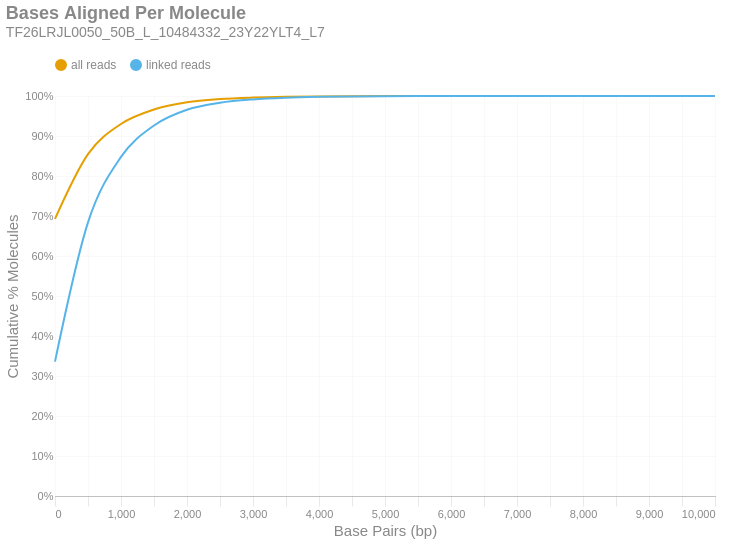

The cell this chart's notebook holds for it:
### Markdown cell above
### Bases Aligned Per Molecule
This is a cumulative frequency distribution showing the number of base pairs aligned per unique molecule. These data are shown in 500 bp bins. There are two distributions: one with `all reads` (yellow) and another with only `linked reads` (blue). The percent of molecules in the `linked reads` distribution is relative to the total number of linked molecules.

### Code cell
if SKIPLR:
    print_html(f"Skipped")
else:
    binned_df = consolidated_hist(valids['aligned_bp'], mask, 500, True)
    with SafeRender(binned_df):
        (
            density_plot(binned_df, 'Bases Aligned Per Molecule', samplename, 'basesper')
            .encode(
                x=alt.X('bin:Q', title="Base Pairs (bp)").axis(tickMinStep=500).scale(padding=0),
                y=alt.Y('value:Q', title='Cumulative % Molecules')
                    .axis(format='%')
                    .scale(domain = [0,1])
                    .stack(False),
                color=alt.Color("key:N").scale(domain = ["all reads", "linked reads"]),
                tooltip = [
                    alt.Tooltip("key:N", title = "Data Type"),
                    alt.Tooltip("range_label:N", title="Bases Aligned Per Molecule"),
                    alt.Tooltip("value:Q", format = ".2%", title="% Molecules (Cum.)")
                ]
            )
        ).display()

### Figure 1 — Vega-Lite specification as saved in the notebook (floating-point values rounded to 4 significant figures)
{"width": "container", "height": 400, "config": {"title": {"anchor": "start", "dy": -15, "fontSize": 18, "color": "#888888", "subtitleColor": "#888888", "subtitleFontSize": 14}, "arc": {"fill": "#0072B2"}, "axis": {"domainColor": "#888888", "domainWidth": 0.5, "gridWidth": 0.2, "grid": false, "titleFontWeight": 400, "titleFontSize": 15, "labelFontSize": 11, "labelColor": "#888888", "tickColor": "#888888", "tickWidth": 0.2, "titleColor": "#888888"}, "axisBand": {"grid": false}, "axisX": {"grid": true, "tickSize": 10, "domainCap": "round"}, "axisY": {"domain": false, "grid": true, "tickSize": 0, "domainCap": "round"}, "background": "transparent", "header": {"labelFontSize": 15, "labelColor": "#888888", "titleFontSize": 15, "titleFontWeight": 600, "titleColor": "#888888"}, "legend": {"labelFont": "sans-serif", "labelFontSize": 12, "labelColor": "#888888", "symbolSize": 100, "symbolType": "circle", "titleFontSize": 12, "titlePadding": 10, "titleColor": "#888888", "title": null, "orient": "top"}, "range": {"category": ["#E69F00", "#56B4E9", "#009E73", "#F0E442", "#0072B2", "#D55E00", "#CC79A7", "#000000"], "diverging": ["#cfe8f3", "#a2d4ec", "#73bfe2", "#46abdb", "#1696d2", "#12719e"]}, "area": {"fill": "#0072B2", "fillOpacity": 0.7, "line": true, "strokeOpacity": 0.7}, "line": {"color": "#0072B2", "stroke": "#0072B2", "strokeWidth": 2}, "trail": {"color": "#0072B2", "stroke": "#0072B2", "strokeWidth": 0, "size": 1}, "point": {"filled": true, "fillOpacity": 1.0, "size": 95}, "text": {"color": "#888888", "fontSize": 11, "align": "right", "fontWeight": 400, "size": 11}, "bar": {"fill": "#0072B2", "stroke": null}, "view": {"stroke": null, "continuousWidth": 660, "continuousHeight": 400}}, "data": {"name": "data-da2610fea406c17ca4a9f0c4bcd56a1a"}, "mark": {"type": "line", "interpolate": "monotone", "point": {"opacity": 0, "size": 275}}, "encoding": {"color": {"field": "key", "scale": {"domain": ["all reads", "linked reads"]}, "type": "nominal"}, "tooltip": [{"field": "key", "title": "Data Type", "type": "nominal"}, {"field": "range_label", "title": "Bases Aligned Per Molecule", "type": "nominal"}, {"field": "value", "format": ".2%", "title": "% Molecules (Cum.)", "type": "quantitative"}], "x": {"axis": {"tickMinStep": 500}, "field": "bin", "scale": {"padding": 0}, "title": "Base Pairs (bp)", "type": "quantitative"}, "y": {"axis": {"format": "%"}, "field": "value", "scale": {"domain": [0, 1]}, "stack": false, "title": "Cumulative % Molecules", "type": "quantitative"}}, "params": [{"name": "param_c36ac31b6afebe62", "select": {"type": "point", "fields": ["key"]}, "bind": "legend"}], "title": {"text": "Bases Aligned Per Molecule", "subtitle": "TF26LRJL0050_50B_L_10484332_23Y22YLT4_L7"}, "transform": [{"fold": ["all reads (cumsum)", "linked reads (cumsum)"]}, {"calculate": "replace(datum.key, ' (cumsum)', '')", "as": "key"}, {"filter": {"param": "param_c36ac31b6afebe62"}}], "usermeta": {"embedOptions": {"downloadFileName": "TF26LRJL0050_50B_L_10484332_23Y22YLT4_L7.basesper"}}, "$schema": "https://vega.github.io/schema/vega-lite/v6.4.1.json", "datasets": {"data-da2610fea406c17ca4a9f0c4bcd56a1a": [{"bin": "0.0", "interval": "0.0-500.0", "all reads": 0.6929, "linked reads": 0.336, "all reads (cumsum)": 0.6929, "linked reads (cumsum)": 0.336, "range_label": "0-499"}, {"bin": "500.0", "interval": "500.0-1000.0", "all reads": 0.1619, "linked reads": 0.348, "all reads (cumsum)": 0.8548, "linked reads (cumsum)": 0.684, "range_label": "500-999"}, {"bin": "1000.0", "interval": "1000.0-1500.0", "all reads": 0.07528, "linked reads": 0.1637, "all reads (cumsum)": 0.93, "linked reads (cumsum)": 0.8477, "range_label": "1000-1499"}, {"bin": "1500.0", "interval": "1500.0-2000.0", "all reads": 0.03614, "linked reads": 0.07868, "all reads (cumsum)": 0.9662, "linked reads (cumsum)": 0.9264, "range_label": "1500-1999"}, {"bin": "2000.0", "interval": "2000.0-2500.0", "all reads": 0.01798, "linked reads": 0.03915, "all reads (cumsum)": 0.9842, "linked reads (cumsum)": 0.9655, "range_label": "2000-2499"}, {"bin": "2500.0", "interval": "2500.0-3000.0", "all reads": 0.008032, "linked reads": 0.01749, "all reads (cumsum)": 0.9922, "linked reads (cumsum)": 0.983, "range_label": "2500-2999"}, {"bin": "3000.0", "interval": "3000.0-3500.0", "all reads": 0.003837, "linked reads": 0.008353, "all reads (cumsum)": 0.996, "linked reads (cumsum)": 0.9914, "range_label": "3000-3499"}, {"bin": "3500.0", "interval": "3500.0-4000.0", "all reads": 0.001969, "linked reads": 0.004286, "all reads (cumsum)": 0.998, "linked reads (cumsum)": 0.9957, "range_label": "3500-3999"}, {"bin": "4000.0", "interval": "4000.0-4500.0", "all reads": 0.001012, "linked reads": 0.002203, "all reads (cumsum)": 0.999, "linked reads (cumsum)": 0.9979, "range_label": "4000-4499"}, {"bin": "4500.0", "interval": "4500.0-5000.0", "all reads": 0.0005017, "linked reads": 0.001091, "all reads (cumsum)": 0.9995, "linked reads (cumsum)": 0.9989, "range_label": "4500-4999"}, {"bin": "5000.0", "interval": "5000.0-5500.0", "all reads": 0.0002346, "linked reads": 0.0005107, "all reads (cumsum)": 0.9998, "linked reads (cumsum)": 0.9995, "range_label": "5000-5499"}, {"bin": "5500.0", "interval": "5500.0-6000.0", "all reads": 0.0001221, "linked reads": 0.0002658, "all reads (cumsum)": 0.9999, "linked reads (cumsum)": 0.9997, "range_label": "5500-5999"}, {"bin": "6000.0", "interval": "6000.0-6500.0", "all reads": 6.131e-05, "linked reads": 0.0001335, "all reads (cumsum)": 0.9999, "linked reads (cumsum)": 0.9999, "range_label": "6000-6499"}, {"bin": "6500.0", "interval": "6500.0-7000.0", "all reads": 3.359e-05, "linked reads": 7.312e-05, "all reads (cumsum)": 1.0, "linked reads (cumsum)": 0.9999, "range_label": "6500-6999"}, {"bin": "7000.0", "interval": "7000.0-7500.0", "all reads": 1.759e-05, "linked reads": 3.83e-05, "all reads (cumsum)": 1.0, "linked reads (cumsum)": 1.0, "range_label": "7000-7499"}, {"bin": "7500.0", "interval": "7500.0-8000.0", "all reads": 4.265e-06, "linked reads": 9.285e-06, "all reads (cumsum)": 1.0, "linked reads (cumsum)": 1.0, "range_label": "7500-7999"}, {"bin": "8000.0", "interval": "8000.0-8500.0", "all reads": 5.865e-06, "linked reads": 1.277e-05, "all reads (cumsum)": 1.0, "linked reads (cumsum)": 1.0, "range_label": "8000-8499"}, {"bin": "8500.0", "interval": "8500.0-9000.0", "all reads": 5.332e-07, "linked reads": 1.161e-06, "all reads (cumsum)": 1.0, "linked reads (cumsum)": 1.0, "range_label": "8500-8999"}, {"bin": "9000.0", "interval": "9000.0-9500.0", "all reads": 1.066e-06, "linked reads": 2.321e-06, "all reads (cumsum)": 1.0, "linked reads (cumsum)": 1.0, "range_label": "9000-9499"}, {"bin": "9500.0", "interval": "9500.0-10000.0", "all reads": 1.066e-06, "linked reads": 2.321e-06, "all reads (cumsum)": 1.0, "linked reads (cumsum)": 1.0, "range_label": "9500-9999"}, {"bin": "10000.0", "interval": "10000.0-10500.0", "all reads": 5.332e-07, "linked reads": 1.161e-06, "all reads (cumsum)": 1.0, "linked reads (cumsum)": 1.0, "range_label": "10000-10499"}]}}
